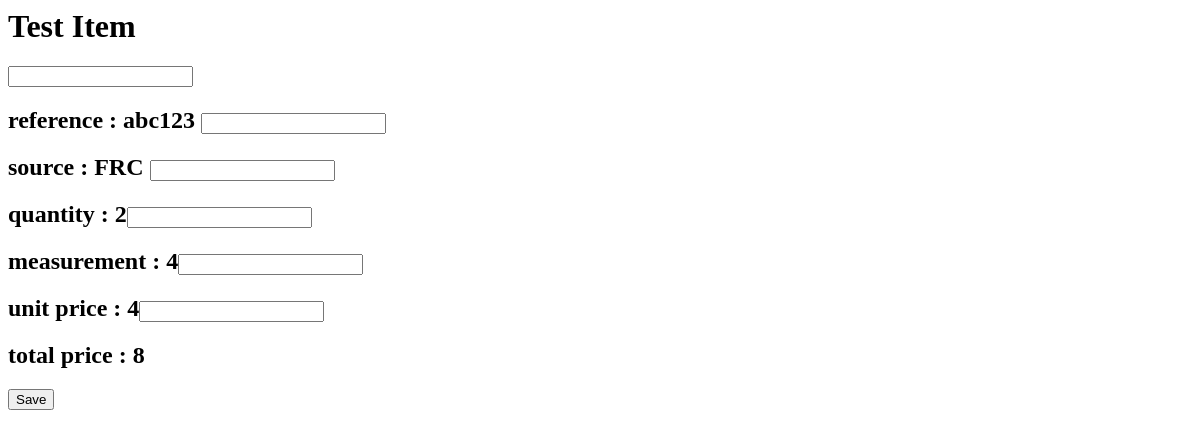
Page /inventory/1/ on the earlier database version.
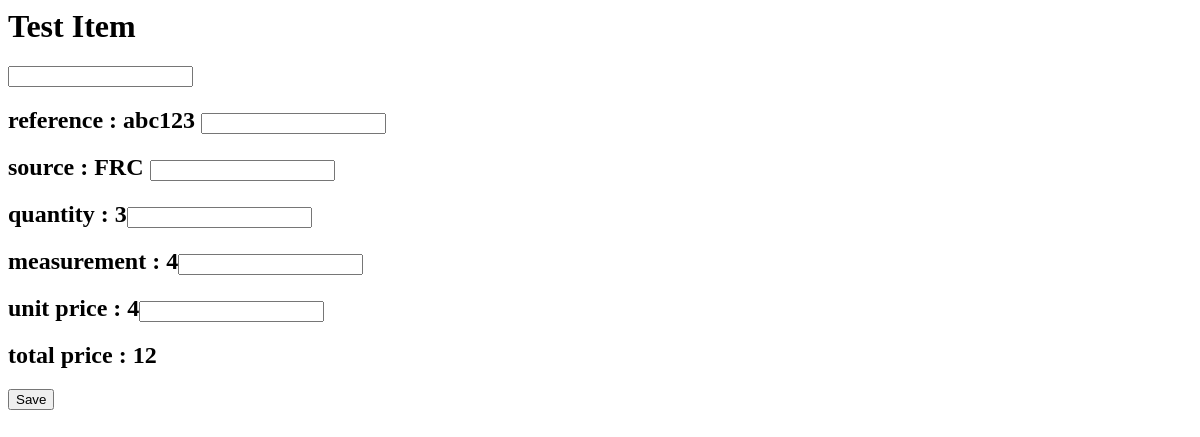
Same page on the later database version.
### Inventory/models.py (models this page shows, shortened)
class Item(models.Model):
    item_name = models.CharField(max_length=50)
    item_reference = models.CharField(max_length=50)
    item_source = models.CharField(max_length=50)
    item_quantity = models.CharField(max_length=50)
    item_measurement = models.CharField(max_length=50)
    item_unit_price = models.CharField(max_length=50)
    item_total_price = models.FloatField(max_length=50)
    item_field_names = ['item_name', 'item_reference', 'item_source', 'item_quantity', 'item_measurement',
                        'item_unit_price', 'item_total_price']

### Inventory/views.py (the view)
# urls.py: url(r'^(?P<item_id>[0-9]+)/$', views.detail, name='detail'),
def detail(request, item_id):
    item = get_object_or_404(Item, pk=item_id)
    if request.method == 'POST':
        for name in item.item_field_names:
            request_text = request.POST.get(name, None)
            if request_text is not None and request_text is not '':
                setattr(item, name, request_text)
                item.save()
    return render(request, "Inventory/detail.html", {'item': item})

### Inventory/templates/Inventory/detail.html (shortened to what this page needs)
<h1>{{item.item_name}}</h1>
   <form method="POST" name = {{item.item_name}}>
       <input type="text" name="item_name">
       <h2>reference : {{item.item_reference}} <input type="text" name="item_reference"></h2>
       <h2>source : {{item.item_source}} <input type="text" name="item_source"></h2>
       <h2>quantity : {{item.item_quantity}}<input type="number" name="item_quantity"></h2>
       <h2>measurement : {{item.item_measurement}}<input type="text" name="item_measurement"></h2>
       <h2>unit price : {{item.item_unit_price}}<input type="number" name="item_unit_price"></h2>
       <h2>total price : {{item.item_total_price}}</h2>
       <button type="submit">Save</button>
   </form>

Differences in the rows shown:
changed Item "Test Item": item_quantity "2" → "3"; item_total_price "8" → "12"
